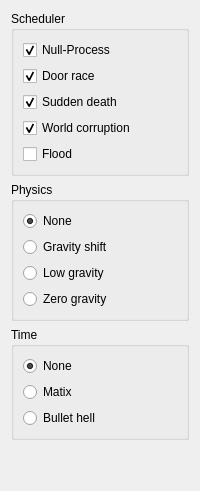
                    <widget class="QWidget" name="Mutators">
                     <attribute name="title">
                      <string>Mutators</string>
                     </attribute>
                     <layout class="QVBoxLayout" name="verticalLayout_13">
                      <item>
                       <widget class="QGroupBox" name="groupBox_16">
                        <property name="title">
                         <string>Scheduler </string>
                        </property>
                        <property name="flat">
                         <bool>false</bool>
                        </property>
                        <layout class="QVBoxLayout" name="verticalLayout_27">
                         <item>
                          <widget class="QCheckBox" name="checkBox_14">
                           <property name="text">
                            <string>Null-Process</string>
                           </property>
                           <property name="checked">
                            <bool>true</bool>
                           </property>
                          </widget>
                         </item>
                         <item>
                          <widget class="QCheckBox" name="checkBox_17">
                           <property name="text">
                            <string>Door race</string>
                           </property>
                           <property name="checked">
                            <bool>true</bool>
                           </property>
                          </widget>
                         </item>
                         <item>
                          <widget class="QCheckBox" name="checkBox_18">
                           <property name="text">
                            <string>Sudden death</string>
                           </property>
                           <property name="checked">
                            <bool>true</bool>
                           </property>
                          </widget>
                         </item>
                         <item>
                          <widget class="QCheckBox" name="checkBox_15">
                           <property name="text">
                            <string>World corruption</string>
                           </property>
                           <property name="checked">
                            <bool>true</bool>
                           </property>
                          </widget>
                         </item>
                         <item>
                          <widget class="QCheckBox" name="checkBox_16">
                           <property name="text">
                            <string>Flood</string>
                           </property>
                          </widget>
                         </item>
                        </layout>
                       </widget>
                      </item>
                      <item>
                       <widget class="QGroupBox" name="groupBox_15">
                        <property name="title">
                         <string>Physics</string>
                        </property>
                        <property name="flat">
                         <bool>false</bool>
                        </property>
                        <layout class="QVBoxLayout" name="verticalLayout_26">
                         <item>
                          <widget class="QRadioButton" name="radioButton_3">
                           <property name="text">
                            <string>None</string>
                           </property>
                           <property name="checked">
                            <bool>true</bool>
                           </property>
                          </widget>
                         </item>
                         <item>
                          <widget class="QRadioButton" name="radioButton_2">
                           <property name="text">
                            <string>Gravity shift</string>
                           </property>
                           <property name="checked">
                            <bool>false</bool>
                           </property>
                          </widget>
                         </item>
                         <item>
                          <widget class="QRadioButton" name="radioButton_58">
                           <property name="text">
                            <string>Low gravity</string>
                           </property>
                          </widget>
                         </item>
                         <item>
                          <widget class="QRadioButton" name="radioButton_4">
                           <property name="text">
                            <string>Zero gravity</string>
                           </property>
                          </widget>
                         </item>
                        </layout>
                       </widget>
                      </item>
                      <item>
                       <widget class="QGroupBox" name="groupBox_10">
                        <property name="title">
                         <string>Time</string>
                        </property>
                        <property name="flat">
                         <bool>false</bool>
                        </property>
                        <layout class="QVBoxLayout" name="verticalLayout_7">
                         <item>
                          <widget class="QRadioButton" name="radioButton_5">
                           <property name="text">
                            <string>None</string>
                           </property>
                           <property name="checked">
                            <bool>true</bool>
                           </property>
                          </widget>
                         </item>
                         <item>
                          <widget class="QRadioButton" name="radioButton_56">
                           <property name="text">
                            <string>Matix</string>
                           </property>
                          </widget>
                         </item>
                         <item>
                          <widget class="QRadioButton" name="radioButton_54">
                           <property name="text">
                            <string>Bullet hell</string>
                           </property>
                          </widget>
                         </item>
                        </layout>
                       </widget>
                      </item>
                      <item>
                       <spacer name="verticalSpacer_10">
                        <property name="orientation">
                         <enum>Qt::Vertical</enum>
                        </property>
                        <property name="sizeHint" stdset="0">
                         <size>
                          <width>20</width>
                          <height>40</height>
                         </size>
                        </property>
                       </spacer>
                      </item>
                     </layout>
                    </widget>
